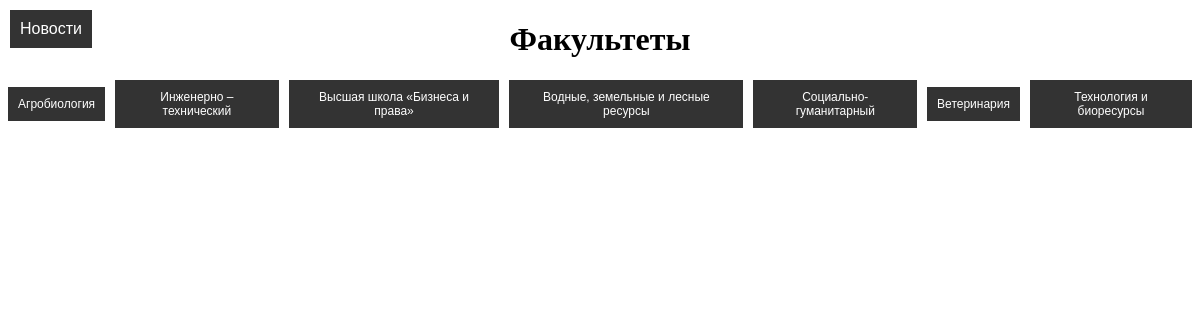
The page /faculty.php on the database its author committed.
### tables this page shows
CREATE TABLE `faculty` (
  `id` int UNSIGNED NOT NULL,
  `name` varchar(50) NOT NULL,
  `image` varchar(100) NOT NULL,
  `title` varchar(150) NOT NULL,
  `text` text NOT NULL
);

### faculty.php (the view, shortened to what this page needs)
<?php
  require_once 'config/connect.php';
?>
<!DOCTYPE html>
<html>
<head>
  <link rel="stylesheet" href="css/faculty.css">
</head>
<body>
    <center><h1>Факультеты</h1></center>
    <button class="news-btn" onclick="window.location.href = 'admin_panel.php';">Новости</button>
    <center>
      <div class="container">
        <?php
          $faculties = mysqli_query($connect, "SELECT * FROM `faculty`");
          $faculties = mysqli_fetch_all($faculties);
          foreach ($faculties as $faculty) {
        ?>
          <button class="faculty-btn" onclick="loadDoc('agrobiology.php?id=<?= $faculty[0]?>')"><?= $faculty[1]?></button>
        <?php
          }
         ?>
      </div>
    </center>
</body>
</html>

### css/faculty.css (style rules this page uses)
.news-btn { position: absolute; top: 10px; left: 10px; background-color: #333; color: #fff; border: none; padding: 10px; font-size: 16px; cursor: pointer; }
.faculty-btn { top: 10px; left: 10px; background-color: #333; color: #fff; border: none; padding: 10px; font-size: 12px; cursor: pointer; }
.container { display: flex; justify-content: center; align-items: center; flex-direction: row; gap: 10px; }

### rows shown on the page
faculty: name "Агробиология"
faculty: name "Инженерно – технический"
faculty: name "Высшая школа «Бизнеса и права»"
faculty: name "Водные, земельные и лесные ресурсы"
faculty: name "Cоциально-гуманитарный"
faculty: name "Ветеринария"
faculty: name "Технология и биоресурсы"
